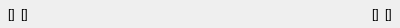
<?xml version="1.0" encoding="UTF-8"?>
<ui version="4.0">
 <class>subDataWidget</class>
 <widget class="QWidget" name="subDataWidget">
  <property name="geometry">
   <rect>
    <x>0</x>
    <y>0</y>
    <width>400</width>
    <height>28</height>
   </rect>
  </property>
  <property name="minimumSize">
   <size>
    <width>40</width>
    <height>16</height>
   </size>
  </property>
  <property name="maximumSize">
   <size>
    <width>1000</width>
    <height>40</height>
   </size>
  </property>
  <layout class="QHBoxLayout" name="horizontalLayout">
   <property name="leftMargin">
    <number>8</number>
   </property>
   <property name="topMargin">
    <number>5</number>
   </property>
   <property name="rightMargin">
    <number>8</number>
   </property>
   <property name="bottomMargin">
    <number>5</number>
   </property>
   <item>
    <widget class="QLabel" name="place1">
     <property name="text">
      <string>[]</string>
     </property>
    </widget>
   </item>
   <item>
    <widget class="QLabel" name="place2">
     <property name="sizePolicy">
      <sizepolicy hsizetype="MinimumExpanding" vsizetype="Preferred">
       <horstretch>0</horstretch>
       <verstretch>0</verstretch>
      </sizepolicy>
     </property>
     <property name="text">
      <string>[]</string>
     </property>
    </widget>
   </item>
   <item>
    <widget class="QLabel" name="place3">
     <property name="text">
      <string>[]</string>
     </property>
    </widget>
   </item>
   <item>
    <widget class="QLabel" name="place4">
     <property name="text">
      <string>[]</string>
     </property>
    </widget>
   </item>
  </layout>
 </widget>
 <resources/>
 <connections/>
</ui>
